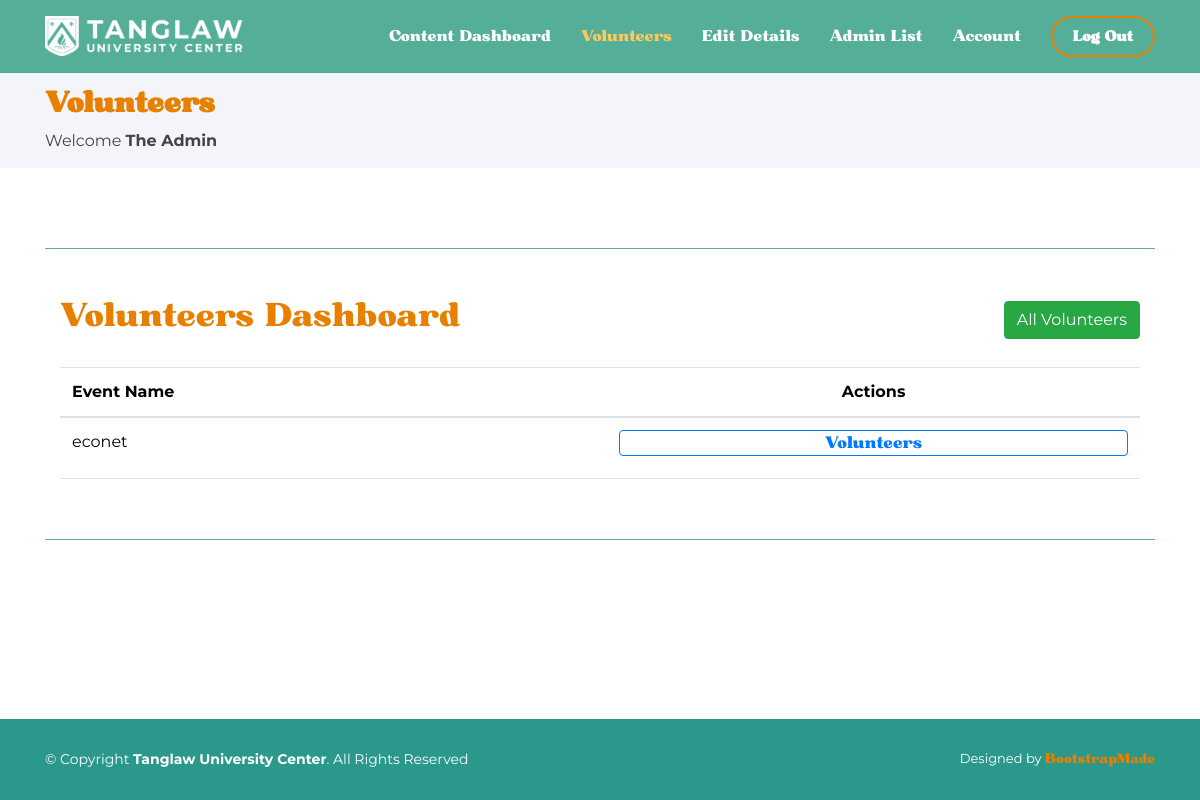
Page /admin/userDashboard.php (signed in) on the earlier database version.
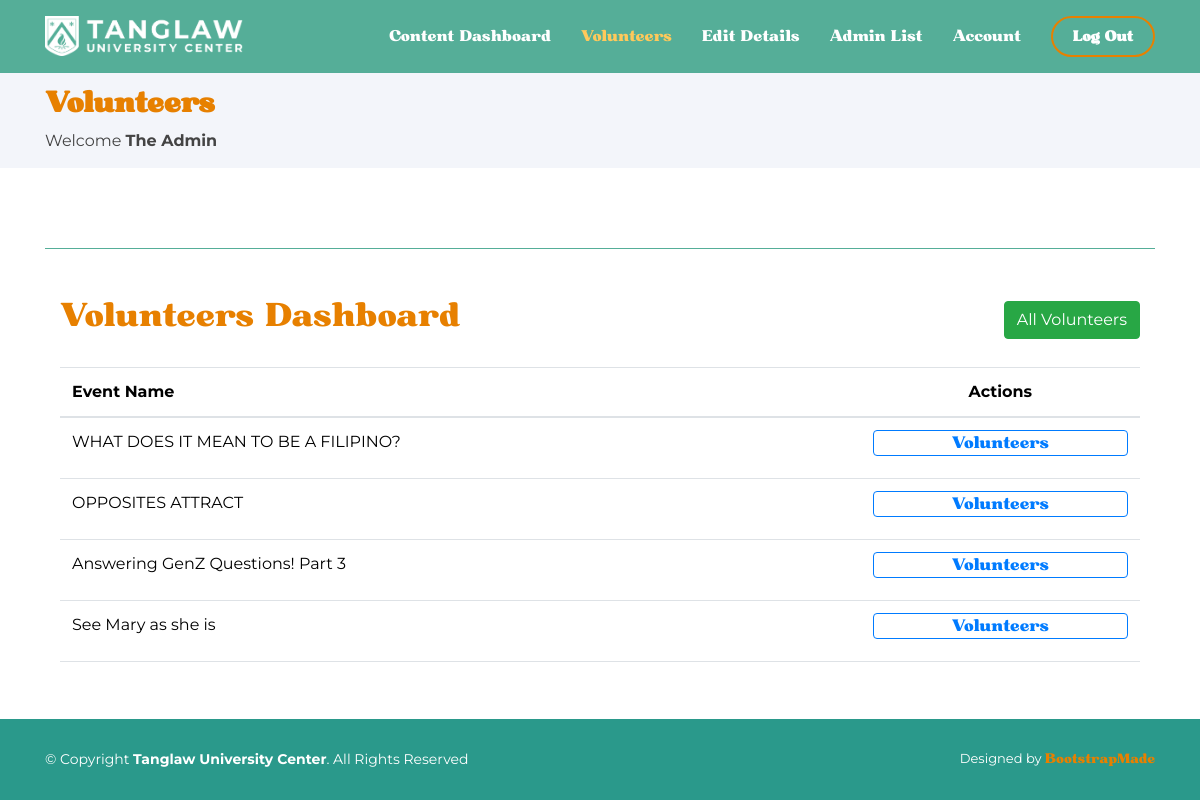
Same page on the later database version.
### tables this page shows
CREATE TABLE `events` (
  `event_image` longblob NOT NULL,
  `event_name` varchar(255) NOT NULL,
  `event_location` varchar(255) NOT NULL,
  `event_contact_person` varchar(255) NOT NULL,
  `event_contact` varchar(11) NOT NULL,
  `event_date_start` date NOT NULL,
  `event_date_end` date NOT NULL,
  `event_time_start` time NOT NULL,
  `event_time_end` time NOT NULL,
  `event_content` mediumtext NOT NULL,
  `event_id` int(11) NOT NULL
);

### admin/userDashboard.php (the view, shortened to what this page needs)
<?php
    if (!isset($_SESSION["admin"])) {
        header("Location: ../authentication/adminLogin.php");
    }  else {
        $admin = $_SESSION["admin"];
        $admin_fullname = $admin["admin_fullname"];
        $admin_role = $admin["admin_role"];
    }
?>
<!DOCTYPE html>
<html lang="en">
<head>
  <link href="../assets/vendor/aos/aos.css" rel="stylesheet">
  <link href="../assets/vendor/bootstrap/css/bootstrap.min.css" rel="stylesheet">
  <link href="../assets/vendor/bootstrap-icons/bootstrap-icons.css" rel="stylesheet">
  <link href="../assets/vendor/boxicons/css/boxicons.min.css" rel="stylesheet">
  <link href="../assets/vendor/glightbox/css/glightbox.min.css" rel="stylesheet">
  <link href="../assets/vendor/remixicon/remixicon.css" rel="stylesheet">
  <link href="../assets/vendor/swiper/swiper-bundle.min.css" rel="stylesheet">
  <link rel="stylesheet" href="https://stackpath.bootstrapcdn.com/bootstrap/4.5.2/css/bootstrap.min.css">
  <link href="../assets/css/style.css" rel="stylesheet">
  <link href="../assets/css/font.css" rel="stylesheet">
</head>
<?php
    require_once("../db-connector.php");
    $query = "SELECT * FROM events";
    $stmt = $pdo_obj->query($query);
    $events = $stmt->fetchAll(PDO::FETCH_ASSOC);
?>
<body>
  <header id="header" class="fixed-top header-inner-pages">
    <div class="container d-flex align-items-center">
    <a href="adminHome.php" class="logo me-auto"><img src="../assets/img/logo.png" alt="" class="img-fluid"></a>
      <nav id="navbar" class="navbar">
      <ul>
        <li><a class="nav-link scrollto" href="adminHome.php">Content Dashboard</a></li>
        <li><a class="nav-link scrollto active" href="userDashboard.php">Volunteers</a></li>
        <?php
          if($admin_role == "s_admin"){
            echo "<li><a class='nav-link scrollto' href='editOrgInfo.php'>Edit Details</a></li>";
          }
        ?>
        <li><a class="nav-link scrollto" href="allAdmin.php">Admin List</a></li>
        <li><a class="nav-link scrollto" href="adminProfile.php">Account</a></li>
        <li><a class="login" href="../authentication/adminLogout.php">Log Out</a></li>
      </ul>
      </nav>
    </div>
  </header>
  <main id="main">
    <section id="breadcrumbs" class="breadcrumbs">
      <div class="container">
        <h2 class="header-text-2">Volunteers</h2>
        <?php
            echo "Welcome <b>".$admin_fullname."</b>";
        ?>
      </div>
    </section>
    <section class="inner-page">
      <div class="container">
      <div class="line"></div>
    <div class="container table-container">
<br>
<br>
  <div class="d-flex justify-content-between align-items-center">
    <h2 style="color:#e78000">Volunteers Dashboard</h2>
    <a class="btn btn-success" href="event-volunteers.php?id=0&event">All Volunteers</a>
  </div>
  <br>
  <table style="margin-bottom:60px;" class="table">
    <thead>
      <tr>
        <th>Event Name</th>
        <th style="text-align: center;">Actions</th>
      </tr>
    </thead>
    <tbody>
      <?php foreach ($events as $event): ?>
        <tr>
          <td><?php echo $event['event_name']; ?></td>
          <td>
          <a href="event-volunteers.php?id=<?php echo $event['event_id']; ?>&event=<?php echo $event['event_name']; ?>"><button style="margin-bottom:10px; display: flex; justify-content: center; align-items: center;" class="btn btn-outline-primary dash-button">Volunteers</button></a>
          </td>
        </tr>
      <?php endforeach; ?>
    </tbody>
  </table>
</div>
      <div class="line"></div>
      </div>
    </section>
  </main>
  <footer id="footer">
    <div class="container footer-bottom clearfix">
      <div class="copyright">
        &copy; Copyright <strong><span>Tanglaw University Center</span></strong>. All Rights Reserved
      </div>
      <div class="credits">
        Designed by <a href="https://bootstrapmade.com/">BootstrapMade</a>
      </div>
    </div>
  </footer>
</body>
</html>

Differences in the rows shown:
removed events: event_name "econet"
added events: event_name "WHAT DOES IT MEAN TO BE A FILIPINO?"
added events: event_name "OPPOSITES ATTRACT"
added events: event_name "Answering GenZ Questions! Part 3"
added events: event_name "See Mary as she is"
